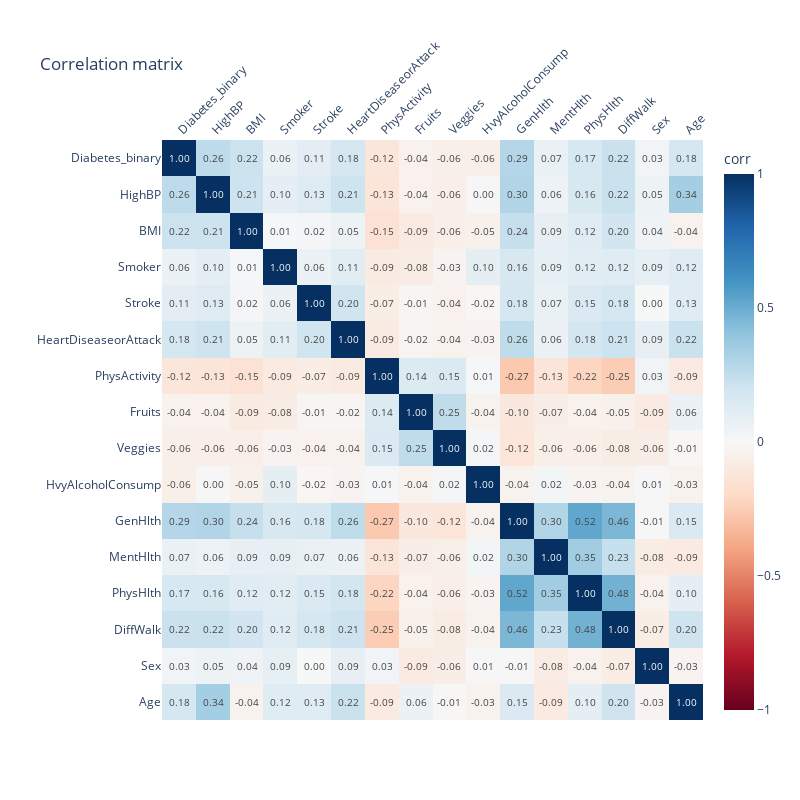

The notebook cell saved with this chart:
### Markdown cell above
The boxplot shows that the median BMI is clearly higher in the diabetes group compared to those without diabetes. However, the extreme outliers (BMI > 60–100) appear in both groups and do not provide meaningful separation between the two. This suggests that such extreme values act more as noise than as signal. In fact, the non diabetes group has higher outliers than the diabetes group, despite the fact that mean is slightly higher in the diabetes group. For a more accurate prediction it may be worthwile to limit BMI to the datapoints within the IQR range.

### Code cell
target = "Diabetes_binary"

corr = df.select_dtypes("number").corr(numeric_only=True)
cols = [target] + [c for c in corr.columns if c != target]
corr = corr.loc[cols, cols]

fig = px.imshow(
    corr,
    text_auto=".2f",
    color_continuous_scale="RdBu",
    zmin=-1, zmax=1,
    aspect="auto",
)
fig.update_layout(
    title="Correlation matrix",
    xaxis_title="", yaxis_title="",
    coloraxis_colorbar_title="corr",
    width=800, height=800,
)
fig.update_xaxes(side="top", tickangle=-45)
fig.show()

### Figure 1 — Plotly figure (JSON) as saved in the notebook; plotly's stock layout.template omitted (floating-point values rounded to 4 significant figures; data arrays with more than 128 entries replaced by an {"elided": "..."} marker saying what was removed)
{"data": [{"coloraxis": "coloraxis", "hovertemplate": "x: %{x}<br>y: %{y}<br>color: %{z}<extra></extra>", "name": "0", "texttemplate": "%{z:.2f}", "type": "heatmap", "x": ["Diabetes_binary", "HighBP", "BMI", "Smoker", "Stroke", "HeartDiseaseorAttack", "PhysActivity", "Fruits", "Veggies", "HvyAlcoholConsump", "GenHlth", "MentHlth", "PhysHlth", "DiffWalk", "Sex", "Age"], "xaxis": "x", "y": ["Diabetes_binary", "HighBP", "BMI", "Smoker", "Stroke", "HeartDiseaseorAttack", "PhysActivity", "Fruits", "Veggies", "HvyAlcoholConsump", "GenHlth", "MentHlth", "PhysHlth", "DiffWalk", "Sex", "Age"], "yaxis": "y", "z": {"elided": "16x16 float values"}}], "layout": {"coloraxis": {"cmax": 1, "cmin": -1, "colorbar": {"title": {"text": "corr"}}, "colorscale": [[0, "rgb(103,0,31)"], [0.1, "rgb(178,24,43)"], [0.2, "rgb(214,96,77)"], [0.3, "rgb(244,165,130)"], [0.4, "rgb(253,219,199)"], [0.5, "rgb(247,247,247)"], [0.6, "rgb(209,229,240)"], [0.7, "rgb(146,197,222)"], [0.8, "rgb(67,147,195)"], [0.9, "rgb(33,102,172)"], [1, "rgb(5,48,97)"]]}, "height": 800, "margin": {"t": 60}, "title": {"text": "Correlation matrix"}, "width": 800, "xaxis": {"anchor": "y", "domain": [0, 1], "side": "top", "tickangle": -45, "title": {"text": ""}}, "yaxis": {"anchor": "x", "autorange": "reversed", "domain": [0, 1], "title": {"text": ""}}}}
